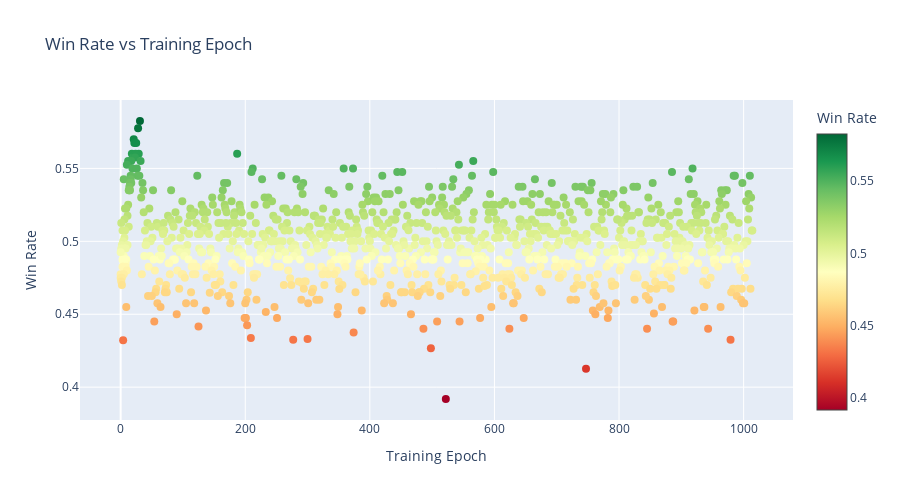

This figure's notebook cell:
### Code cell
# Win rate vs epoch
standings_df["win_rate"] = standings_df["wins"] / standings_df["matches_played"]

fig = go.Figure()

fig.add_trace(
    go.Scatter(
        x=standings_df["epoch"],
        y=standings_df["win_rate"],
        mode="markers",
        marker=dict(
            size=8,
            color=standings_df["win_rate"],
            colorscale="RdYlGn",
            showscale=True,
            colorbar=dict(title="Win Rate"),
        ),
        text=standings_df["name"].str[-15:],
        hovertemplate="<b>%{text}</b><br>Epoch: %{x}<br>Win Rate: %{y:.3f}<extra></extra>",
    )
)

fig.update_layout(
    title="Win Rate vs Training Epoch",
    xaxis_title="Training Epoch",
    yaxis_title="Win Rate",
    height=500,
    # xaxis=dict(range=[150, 300]),
)
fig.show()

### Figure 1 — Plotly figure (JSON) as saved in the notebook; plotly's stock layout.template omitted (floating-point values rounded to 4 significant figures; data arrays with more than 128 entries replaced by an {"elided": "..."} marker saying what was removed)
{"data": [{"hovertemplate": "<b>%{text}</b><br>Epoch: %{x}<br>Win Rate: %{y:.3f}<extra></extra>", "marker": {"color": {"elided": "1043 float values"}, "colorbar": {"title": {"text": "Win Rate"}}, "colorscale": [[0, "rgb(165,0,38)"], [0.1, "rgb(215,48,39)"], [0.2, "rgb(244,109,67)"], [0.3, "rgb(253,174,97)"], [0.4, "rgb(254,224,139)"], [0.5, "rgb(255,255,191)"], [0.6, "rgb(217,239,139)"], [0.7, "rgb(166,217,106)"], [0.8, "rgb(102,189,99)"], [0.9, "rgb(26,152,80)"], [1, "rgb(0,104,55)"]], "showscale": true, "size": 8}, "mode": "markers", "text": {"elided": "1043 str values"}, "type": "scatter", "x": {"elided": "1043 int values"}, "y": {"elided": "1043 float values"}}], "layout": {"height": 500, "title": {"text": "Win Rate vs Training Epoch"}, "xaxis": {"title": {"text": "Training Epoch"}}, "yaxis": {"title": {"text": "Win Rate"}}}}
